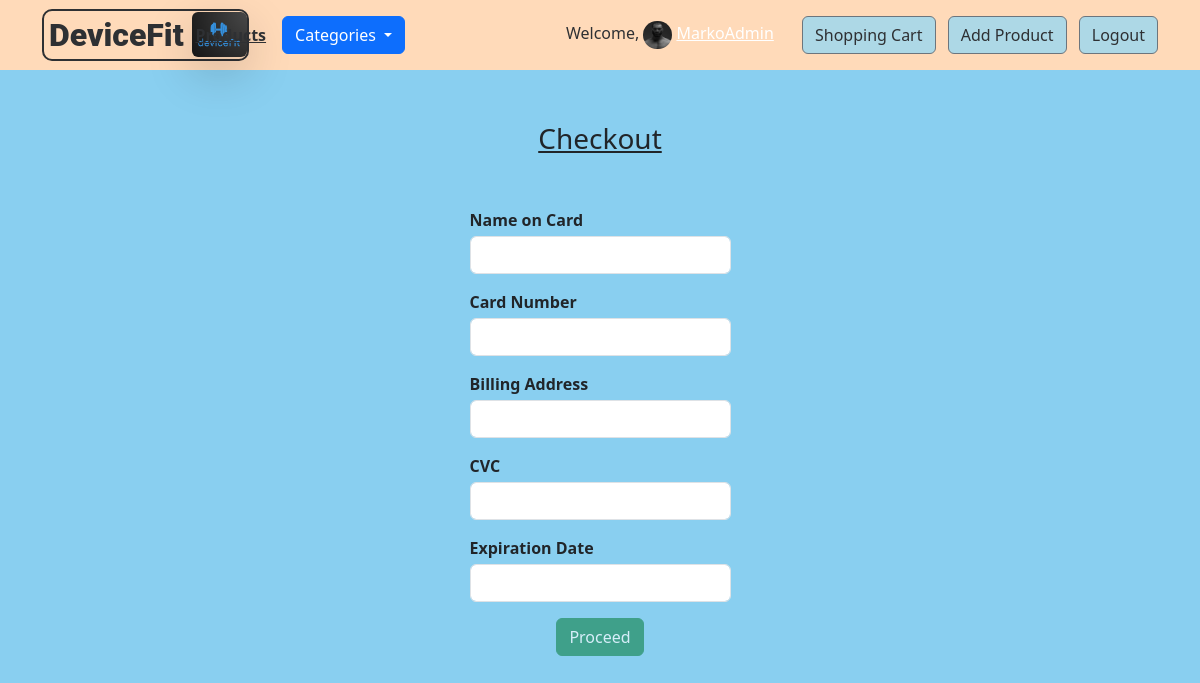
Screenshot of /checkout/ (signed in) with the database file from the repository.
### app/models.py (models this page shows, shortened)
class UserInformation(models.Model):
    user = models.OneToOneField(to=User, on_delete=models.CASCADE)
    nickname = models.CharField(max_length=255)
    address = models.CharField(max_length=255)
    phone_number = models.CharField(max_length=255)
    email = models.EmailField(max_length=255)
    avatar = models.ImageField(upload_to="avatars/")
    class Meta:
        verbose_name_plural = "User's information"

### app/views.py (the view)
# urls.py: path("checkout/", views.checkout, name="checkout"),
def checkout(request: HttpRequest) -> HttpResponse:
    cart, cart_items = get_user_cart(request)
    context = {
        "categories": get_categories(),
        "info": get_user_info(request),
        "cart": cart_items,
    }
    return render(request, "checkout.html", context)

### app/views.py (called while the page is built)
def get_categories() -> list[models.Category]:
    return list(models.Category.objects.all())

def get_user_info(request: HttpRequest) -> models.UserInformation | None:
    if not request.user.is_authenticated:
        return None
    try:
        return models.UserInformation.objects.get(user=request.user)  # type: ignore
    except models.UserInformation.DoesNotExist:
        return None

def get_user_cart(request: HttpRequest):
    if not request.user.is_authenticated:
        return None, None
    cart, _ = models.Cart.objects.get_or_create(user=request.user)
    cart_items = cart.productincart_set.all()
    return cart, cart_items

### app/templates/checkout.html (shortened to what this page needs)
{% extends 'base.html' %}
{% block content %}
<h3 class="text-center my-5">
    <span class="text-decoration-underline rounded-pill py-1 px-2 d-inline-block mx-auto">
        Checkout
    </span>
</h3>
<div class="row d-flex justify-content-center">
    <div class="col-12 col-sm-6 col-md-4 col-lg-3">
        <label class="fw-bold" htmlFor="name-on-card"> Name on Card </label>
        <input class="form-control mt-1" type="text" id="name-on-card" />
        <label class="fw-bold mt-3" htmlFor="card-number"> Card Number </label>
        <input class="form-control mt-1" type="text" id="card-number" />
        <label class="fw-bold mt-3" htmlFor="billing-address">
            Billing Address
        </label>
        <input class="form-control mt-1" type="text" id="billing-address" />
        <label class="fw-bold mt-3" htmlFor="cvc"> CVC </label>
        <input class="form-control mt-1" type="text" id="cvc" />
        <label class="fw-bold mt-3" htmlFor="expiration">
            Expiration Date
        </label>
        <input class="form-control mt-1" type="text" id="expiration" />
        <div class="d-flex justify-content-center mt-3">
            <button type="button" class="btn btn-success proceed" disabled>
                <a class="text-decoration-none text-white" href="/?result=Thank you for your purchase!">Proceed</a>
            </button>
        </div>
    </div>
</div>
{% endblock %}

### app/templates/account.html
<span class="navbar-text">
    {% if user.is_authenticated %}
    <span class="bg-darkGray">Welcome, </span>
    <img
        src="{{ info.avatar.url }}"
        alt="Avatar"
        class="rounded-circle"
        style="width: 1.8rem; height: 1.8rem"
    />
    <a href="/profile" class="me-3 bg-darkGray">{{ info.nickname }}</a>
    <a href="/cart" class="text-decoration-none">
        <button type="button" class="btn btn-secondary ms-2 bg-lightBlue bg-darkGray">Shopping Cart</button>
    </a>
    <a href="/admin/app/product/add/" class="text-decoration-none">
        <button type="button" class="btn btn-secondary ms-2 bg-darkGray bg-lightBlue">
            Add Product
        </button>
    </a>
    <a href="/logout/?next=/">
    <button type="button" class="btn btn-secondary ms-2 bg-lightBlue bg-darkGray">
        Logout
    </button></a>
    {% else %}
    <a href="/login/?next=/">
    <button type="button" class="btn btn-secondary bg-lightBlue bg-darkGray">
        Login
    </button>
    </a>
    {% endif %}
</span>

### app/templates/base.html (style rules this page uses)
body { background-color: #89cff0; background-image: url("https://www.transparenttextures.com/patterns/connected.png"); }
.bg-lightBlue { background-color: #ADD8E6; }
.bg-darkGray { color: #2E3033; }

### rows the page displays
UserInformation: avatar (picture), nickname "MarkoAdmin"
